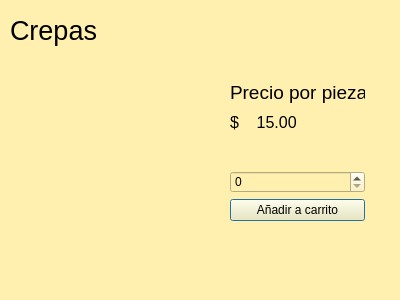
<?xml version="1.0" encoding="UTF-8"?>
<ui version="4.0">
 <class>Crepas</class>
 <widget class="QDialog" name="Crepas">
  <property name="geometry">
   <rect>
    <x>0</x>
    <y>0</y>
    <width>400</width>
    <height>300</height>
   </rect>
  </property>
  <property name="windowTitle">
   <string>Dialog</string>
  </property>
  <property name="styleSheet">
   <string notr="true">background-color:rgb(255, 240, 176);
border-color: rgb(0, 0, 0);
gridline-color: rgb(0, 0, 0);
border-color: rgb(0, 0, 0);</string>
  </property>
  <widget class="QLabel" name="label">
   <property name="geometry">
    <rect>
     <x>10</x>
     <y>10</y>
     <width>111</width>
     <height>41</height>
    </rect>
   </property>
   <property name="font">
    <font>
     <pointsize>20</pointsize>
    </font>
   </property>
   <property name="text">
    <string>Crepas</string>
   </property>
  </widget>
  <widget class="QWidget" name="layoutWidget">
   <property name="geometry">
    <rect>
     <x>230</x>
     <y>80</y>
     <width>135</width>
     <height>141</height>
    </rect>
   </property>
   <layout class="QVBoxLayout" name="verticalLayout">
    <item>
     <widget class="QLabel" name="label_2">
      <property name="font">
       <font>
        <pointsize>14</pointsize>
       </font>
      </property>
      <property name="text">
       <string>Precio por pieza</string>
      </property>
     </widget>
    </item>
    <item>
     <widget class="QLabel" name="label_4">
      <property name="font">
       <font>
        <pointsize>12</pointsize>
       </font>
      </property>
      <property name="text">
       <string>$    15.00</string>
      </property>
     </widget>
    </item>
    <item>
     <widget class="QLabel" name="label_3">
      <property name="text">
       <string/>
      </property>
     </widget>
    </item>
    <item>
     <widget class="QSpinBox" name="spinBox"/>
    </item>
    <item>
     <widget class="QPushButton" name="pushButton">
      <property name="text">
       <string>Añadir a carrito</string>
      </property>
     </widget>
    </item>
   </layout>
  </widget>
  <widget class="QLabel" name="label_5">
   <property name="geometry">
    <rect>
     <x>10</x>
     <y>80</y>
     <width>191</width>
     <height>161</height>
    </rect>
   </property>
   <property name="text">
    <string/>
   </property>
   <property name="pixmap">
    <pixmap resource="pastel.qrc">:/Images/crepa.jpg</pixmap>
   </property>
   <property name="scaledContents">
    <bool>true</bool>
   </property>
  </widget>
 </widget>
 <resources>
  <include location="pastel.qrc"/>
 </resources>
 <connections/>
</ui>
